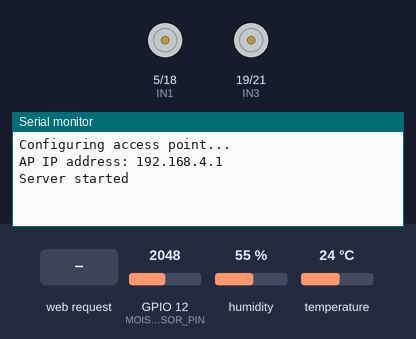
Recording of a sketch running on a simulated ESP32. On the bench: motor-driver pin pairs drawn as motors (green arrow = first pin HIGH = forward, orange = second pin HIGH = backward, longer = more drive, scaled by the enable pin), the last lines printed to the serial monitor. Inputs (shaded band) come from the test bench; at power-on: GPIO 12 (MOISTURE_SENSOR_PIN) = 2048, humidity 55 %, temperature 24 °C.

Above: at 1.2 s.
1.3 s: HTTP request GET /forward received
At 1.6 s:
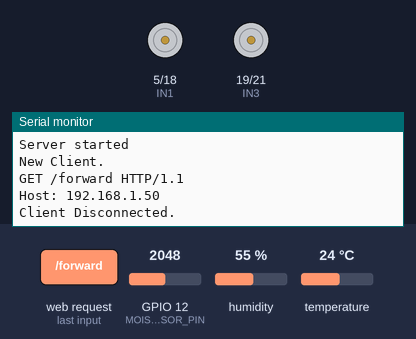
2.8 s: HTTP request GET /reverse received
At 4.0 s:
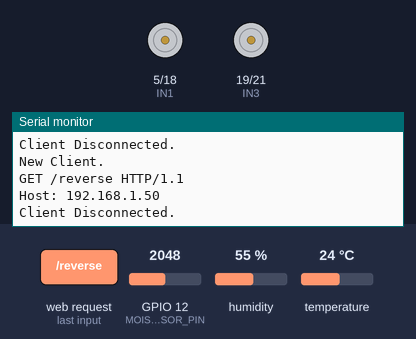
4.3 s: HTTP request GET /left received
At 5.1 s:
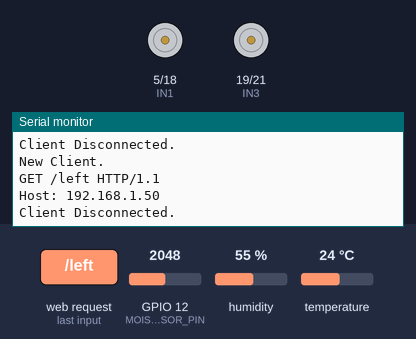
5.8 s: HTTP request GET /right received
At 6.6 s:
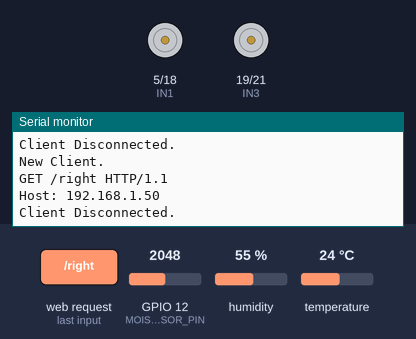

Measured:
- after the input at 1.3 s, the serial monitor: prints a new line at once (image 1)
- after the input at 2.8 s, the serial monitor: prints a new line at once (image 2)
- after the input at 4.3 s, the serial monitor: prints a new line at once (image 3)
- after the input at 5.8 s, the serial monitor: prints a new line at once (image 4)

The sketch:

Sensors-Final.ino
```cpp
#include <WiFi.h>
#include <WiFiAP.h>
#include <DHT.h>
#define MOISTURE_SENSOR_PIN 12
#define DHT_SENSOR_PIN 14

const char *ssid = "MYESP32";
const char *password = "ESP32Pass";

WiFiServer server(80);
DHT dht(DHT_SENSOR_PIN, DHT11);


#define ENA 0
#define IN1 5
#define IN2 18
#define IN3 19
#define IN4 21
#define ENB 2

int motorState = 0;
int Speed = 0;

void setup() {
  pinMode(LED_BUILTIN, OUTPUT);
  pinMode(MOISTURE_SENSOR_PIN, INPUT);
  pinMode(ENA, OUTPUT);
  pinMode(IN1, OUTPUT);
  pinMode(IN2, OUTPUT);
  pinMode(IN3, OUTPUT);
  pinMode(IN4, OUTPUT);
  pinMode(ENB, OUTPUT);

  Serial.begin(115200);
  Serial.println("Configuring access point...");

  if (!WiFi.softAP(ssid, password)) {
    Serial.println("Soft AP creation failed.");
    while (1);
  }

  IPAddress myIP = WiFi.softAPIP();
  Serial.print("AP IP address: ");
  Serial.println(myIP);
  server.begin();
  dht.begin();
  Serial.println("Server started");
}

void loop() {

  WiFiClient client = server.available();

  if (client) {
    Serial.println("New Client.");
    String currentLine = "";

    while (client.connected()) {
      if (client.available()) {
        char c = client.read();
        Serial.write(c);

        if (c == '\n') {
          if (currentLine.length() == 0) {
            client.println("HTTP/1.1 200 OK");
            client.println("Content-type:text/html");
            client.println();

            client.println("<html><body>");
            client.println("<h1>Motor Control and Sensor Data</h1>");
            client.print("Moisture: ");
            client.print(analogRead(MOISTURE_SENSOR_PIN));
            client.println("<br>");
            client.print("Temperature (°C): ");
            client.print(dht.readTemperature());
            client.println("<br>");

            client.println("<h1>Motor Control</h1>");
            client.println("<p><a href=\"/forward\"><button>Right</button></a></p>");
            client.println("<p><a href=\"/reverse\"><button>Left</button></a></p>");
            client.println("<p><a href=\"/left\"><button>Forward</button></a></p>");
            client.println("<p><a href=\"/right\"><button>Backward</button></a></p>");

            client.println("</body></html>");
            client.println();
            break;
          } else {
            currentLine = "";
          }
        } else if (c != '\r') {
          currentLine += c;
        }

        if (currentLine.endsWith("GET /forward")) {
          motorForward();
        }
        if (currentLine.endsWith("GET /reverse")) {
          motorReverse();
        }
        if (currentLine.endsWith("GET /left")) {
          motorLeft();
        }
        if (currentLine.endsWith("GET /right")) {
          motorRight();
        }
      }
    }
    client.stop();
    Serial.println("Client Disconnected.");
  }
}

void motorForward() {
  digitalWrite(IN1, LOW);
  digitalWrite(IN2, HIGH);
  digitalWrite(IN3, HIGH);
  digitalWrite(IN4, LOW);
  motorState = 1;
}

void motorReverse() {
  digitalWrite(IN1, HIGH);
  digitalWrite(IN2, LOW);
  digitalWrite(IN3, LOW);
  digitalWrite(IN4, HIGH);
  motorState = -1;
}

void motorLeft() {
  digitalWrite(IN1, HIGH);
  digitalWrite(IN2, LOW);
  digitalWrite(IN3, HIGH);
  digitalWrite(IN4, LOW);
  motorState = 0; // You may need to set a different value for left.
}

void motorRight() {
  digitalWrite(IN1, LOW);
  digitalWrite(IN2, HIGH);
  digitalWrite(IN3, LOW);
  digitalWrite(IN4, HIGH);
  motorState = 0; // You may need to set a different value for right.
}
```
